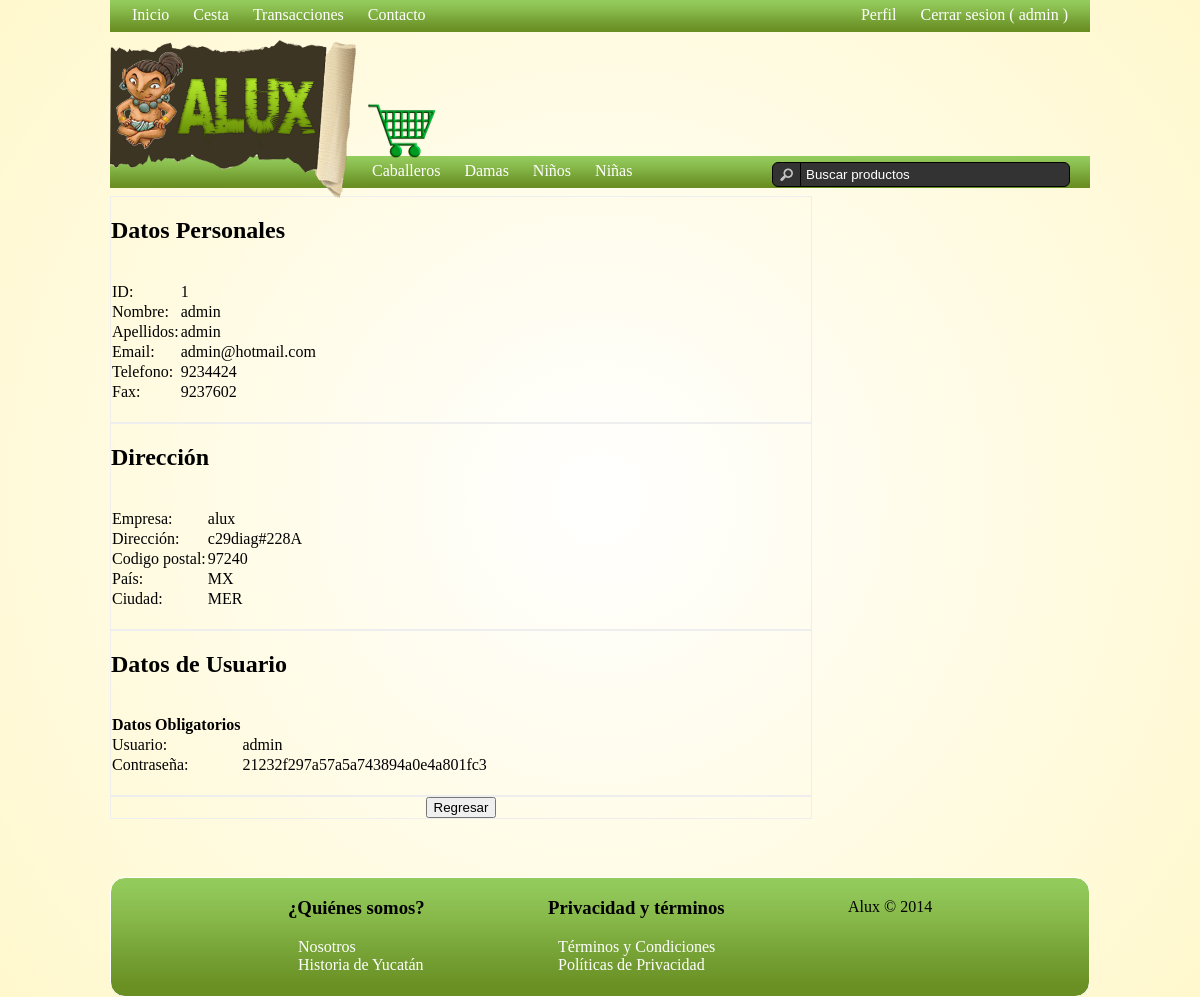
The app's page /verUsuario.php?cid_Usuario=1 (signed in) with its own data.
### tables this page shows
CREATE TABLE IF NOT EXISTS `usuario` (
  `id` int(10) unsigned NOT NULL AUTO_INCREMENT,
  `nombre` varchar(45) NOT NULL,
  `apellido` varchar(45) NOT NULL,
  `direccion` varchar(60) NOT NULL,
  `usuario` varchar(45) NOT NULL,
  `contrasena` varchar(45) NOT NULL,
  `email` varchar(45) NOT NULL,
  `telefono` varchar(45) NOT NULL,
  `fax` varchar(45) DEFAULT NULL,
  `empresa` varchar(60) DEFAULT NULL,
  `cp` varchar(15) DEFAULT NULL,
  `pais` varchar(45) NOT NULL,
  `ciudad` varchar(45) NOT NULL,
  `esAdmin` tinyint(1) NOT NULL DEFAULT '0',
  PRIMARY KEY (`id`),
  UNIQUE KEY `id_UNIQUE` (`id`),
  UNIQUE KEY `usuario` (`usuario`)
);

### funciones/listar.php (called while the page is built, shortened)
<?php
	function recuperarInfoUsuario($cid_Usuario){
 $pconexion = abrirConexion();
 $cquery = "SELECT usuario.id, usuario.nombre, usuario.apellido, usuario.direccion, usuario.usuario, usuario.contrasena, usuario.email, usuario.telefono, usuario.fax, usuario.empresa, usuario.cp, usuario.pais, usuario.ciudad FROM usuario WHERE usuario.id = '$cid_Usuario'";
 $adatos = extraerRegistro($pconexion, $cquery);
return $adatos;
}
?>

### funciones/acceder_base_datos.php (called while the page is built, shortened)
<?php
function extraerRegistro($pconector, $cquery){
	$aregistro = array();
	$lresult = mysql_query($cquery, $pconector);
	if (!$lresult){
		$cerror = "No fue posible recuperar la información de la base de datos.<br>";
		$cerror .= "SQL: $cquery <br>";
		$cerror .= "Descripción: ".mysqli_connect_error($pconector);
		die($cerror);
	}
	else{
		if (mysql_num_rows($lresult) == 1){
			$aregistro = mysql_fetch_array($lresult);
		}
	}
	reset($aregistro);
	return $aregistro;
}
?>

### verUsuario.php (the view, shortened to what this page needs)
<?php
include_once("./funciones/acceder_base_datos.php");
include_once("./funciones/listar.php");
$adatos = recuperarInfoUsuario($_GET["cid_Usuario"]);
validarSesion();?>
<!DOCTYPE html PUBLIC "-//W3C//DTD XHTML 1.0 Transitional//EN" "http://www.w3.org/TR/xhtml1/DTD/xhtml1-transitional.dtd">
<html xmlns="http://www.w3.org/1999/xhtml">
<head>
    <link rel="stylesheet" type="text/css" href="css/main.css">
</head>
<body>
    <div id="container">
        <div id="header">
            <div class="Inicio" >
            	<div id="menuprincipal">
                    <ul class="menu">
                    <?php
                    	if(isset($_SESSION['cidusuario'])) {
                    ?>
                    			<li> <a href="index.php" >Inicio</a></li>
                    <?php
                        	if(isset($_SESSION['esAdmin']) && !$_SESSION['esAdmin']) {
                    ?>
                                <li> <a href="cesta.php">Cesta</a></li>
                                <li> <a href="historial.php">Transacciones</a></li>
                                <li> <a href="contacto.php" >Contacto</a></li>
					<?php
                    		}
                        }
                        else{
                    ?>
                    		<li> <a href="index.php" >Inicio</a></li>
                            <li> <a href="contacto.php" >Contacto</a></li>
                    <?php
                            }
                    ?>
           			</ul>
            	</div>
                <div id="bienvenido" >
                    <ul class="menu">
                        <?php
                            if(isset($_SESSION['cidusuario'])) {
                        ?>
                            	<li>  <a href="perfil.php?cidusuario=<?php echo ( $_SESSION['cidusuario'])?> " > Perfil</a></li>
                            	<li><a href="cerrar_sesion.php">Cerrar sesion  ( <?php echo ($_SESSION["cidusuario"]); ?> ) </a></li>
                        <?php
                            }
                            else {
                        ?>
                            <li><a href="crearcuenta.php" >Crear cuenta </a></li>
                            <li><a href="sesion.php">Iniciar sesion</a></li>
                        <?php
                            }
                        ?>
                    </ul>
                </div>
              </div>
            <div class="header">
                <div id="logo"><a href="index.php"><img src="imagenes/logoo.png" width="250" height="158"/></a></div>
                <div id=carrito ><img  src="imagenes/carrito.png" width="100" height="80" /> </div>
                <div id="busqueda">
                    <div id="botonbusqueda"> </div>
                    <FORM METHOD=GET ACTION="buscar.php ">
   <input type="text" onkeydown="this.style.color = '#ffffff';" onclick="this.value = '';" value="Buscar productos" name="search"/>
</FORM>
                </div>
            </div>
        	<br />
            <div id="menuprincipal">
                <ul class="menu">
                    <li> <a href="caballeros.php" >Caballeros</a>
                    </li>
                    <li> <a href="damas.php">Damas</a>
                    </li>
                    <li> <a href="ninos.php" >Niños</a>
                    </li>
                    <li> <a href="ninas.php" >Niñas</a>
                    </li>
                </ul>
            </div>
        </div>
        <div id="content">
<div class="form">
 <table class="tabla1">
 <h2>Datos Personales</h2>
<br />
<td>ID:</td> <td> <?php echo $adatos["id"]?></td>
<td>Nombre:</td> <td> <?php echo $adatos["nombre"]?></td>
<td>Apellidos:</td> <td><?php echo $adatos["apellido"]?></td>
<td>Email:</td> <td><?php echo $adatos["email"]?> </td>
<td>Telefono:</td> <td><?php echo $adatos["telefono"]?> </td>
<td>Fax:</td> <td><?php echo $adatos["fax"]?></td>
</table>
</div>
<div class="form">
 <table class="tabla1">
 <h2>Dirección</h2>
<br />
<td>Empresa:</td> <td><?php echo $adatos["empresa"]?></td>
<td>Dirección:</td> <td><?php echo $adatos["direccion"]?></td>
<td>Codigo postal:</td> <td><?php echo $adatos["cp"]?></td>
<td>País:</td>
<td><?php echo $adatos["pais"]?> </td>
<td>Ciudad:</td>
<td><?php echo $adatos["ciudad"]?> </td>
</table>
</div>
<div class="form">
 <table class="tabla1">
 <h2>Datos de Usuario</h2>
<th>Datos Obligatorios </th>
<br />
<td>Usuario:</td> <td> <?php echo $adatos["usuario"]?></td>
<td>Contraseña:</td> <td><?php echo $adatos["contrasena"]?></td>
</table>
</div>
<div class="boton" align="center">
</a><a href="usuarios.php"> <input type="button" name="btn_grabar" value="Regresar" id="btn_grabar"/> </a>
</div>
<br />
        </div>
        <div id="footer">
            <div class="column">
              	<h3>¿Quiénes somos?</h3>
              	<ul>
                	<li><a href="nosotros.php">Nosotros</a></li>
                    <li><a href="historia.php">Historia de Yucatán</a></li>
				</ul>
            </div>
            <div class="column">
              	<h3>Privacidad y términos</h3>
              	<ul>
					<li><a href="terminos.php">Términos y Condiciones</a></li>
					<li><a href="politicas.php">Políticas de Privacidad</a></li>
              	</ul>
            </div>
            <div class="column">
            	<div id="powered">&nbsp;&nbsp;&nbsp;&nbsp;&nbsp;&nbsp;&nbsp;&nbsp;&nbsp;&nbsp;Alux &copy; 2014</div>
            </div>
    	</div>
    </div>
</body>
</html>

### css/main.css (style rules this page uses)
body { background-image:radial-gradient(circle,#ffffff, #FFF8CD); margin:0; padding:0; font-family:Cambria, "Hoefler Text", "Liberation Serif", Times, "Times New Roman", serif; }
#container { width: 72%; min-width:980px; margin-left: auto; margin-right: auto; text-align: left; }
.Inicio { width:100%; height:40px; }
a { text-decoration: none; color:#FFFFFF; font-size:16px; border:0; }
#bienvenido { position:relative; text-align:right; float:right; top:-40px; padding-right:10px; }
.header { height: 87px; margin-bottom: 7px; padding-bottom: 4px; position: relative; z-index: 99; width:600px }
#logo { float:left; }
#carrito { position: absolute; top: 0px; right: 315px; z-index: 9; min-width: 100px; margin-right:-60px; }
#botonbusqueda { position: absolute; left: 0px; width: 28px; height: 24px; border-right: 1px solid #000; background: url('../imagenes/button-search.png') no-repeat scroll center center transparent; }
#busqueda { position: absolute; top: 15px; right: 0px; width: 298px; z-index: 15; margin-top:107px; margin-right:-360px; }
#busqueda input { color: #fff; background: #333; padding: 1px 1px 1px 33px; width: 262px; height: 21px; border: 1px solid #000; -webkit-border-radius: 6px 6px 6px 6px; -moz-border-radius: 6px 6px 6px 6px; -khtml-border-radius: 6px 6px 6px 6px; border-radius: 6px 6px 6px 6px; }
#menuprincipal { background: url('../imagenes/menu.png') repeat-x scroll 0% 0% transparent; height: 40px; padding-left: 10px; }
.menu { list-style:none; padding:0px; margin:0px; }
.menu li { margin:0px; padding:0px; float:left; position:relative; }
.menu li a { width: 100px; height: 30px; padding: 12px; line-height:30px; text-decoration: none; text-align: center; color: #FFF; position: relative; }
#footer { clear: both; overflow: auto; min-height: 118px; padding-left: 15%; border: 1px solid #FFF; background: url('../imagenes/menu.png') no-repeat; background-size: 100% 100%; border-radius: 15px; }
#footer .column { float: left; width: 200px; height: 116px; margin: 0 30px; }
.column ul { padding-left:10px; }
.column ul li { list-style:none; }
.form { width:700px; border: 1px solid #EEE }
table.tabla1 { border-collapse: collapse; margin-bottom: 20px; }
.boton { width:700px; border: 1px solid #EEE }
#carrito { margin-top:50px; }
#content { min-height:200px; margin-bottom:40px; }
#powered { position:relative; top: 20px; }

### records on screen
usuario: id "1", nombre "admin", apellido "admin", email "admin@hotmail.com", telefono "9234424", fax "9237602", empresa "alux", direccion "c29diag#228A", cp "97240", pais "MX", ciudad "MER", usuario "admin", contrasena "21232f297a57a5a743894a0e4a801fc3"

### other values on screen
$_SESSION["cidusuario"] "admin"
